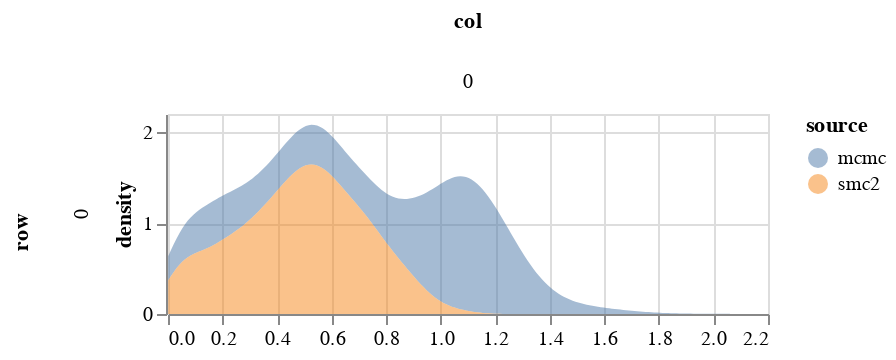

Here is the notebook cell this chart was saved with:
### Markdown cell above
## Plot MCMC samples

### Code cell
param = 'beta'
df = get_post_df(ps_mcmc[param])
df = df[df.row==0]
df['source'] = 'mcmc'


df3 = get_post_df(ps_smc2[param]) 
df3= df3[df3.row==0]
df3['source'] = 'smc2'

plot_density(pd.concat([df, df3]), height=100)

### Figure 1 — Vega-Lite specification as saved in the notebook (floating-point values rounded to 4 significant figures; data arrays with more than 128 entries replaced by an {"elided": "..."} marker saying what was removed)
{"config": {"view": {"continuousWidth": 400, "continuousHeight": 300}}, "data": {"name": "data-6852008e1714c2696afb694f672dae95"}, "mark": {"type": "area", "opacity": 0.5}, "encoding": {"color": {"type": "nominal", "field": "source"}, "column": {"type": "quantitative", "field": "col"}, "row": {"type": "quantitative", "field": "row"}, "x": {"type": "quantitative", "field": "value", "title": null}, "y": {"type": "quantitative", "field": "density"}}, "height": 100, "resolve": {"scale": {"x": "independent"}}, "transform": [{"fold": ["value"]}, {"density": "value", "groupby": ["cn", "row", "col", "source"]}], "width": 300, "$schema": "https://vega.github.io/schema/vega-lite/v4.8.1.json", "datasets": {"data-6852008e1714c2696afb694f672dae95": {"elided": "2000 records"}}}
